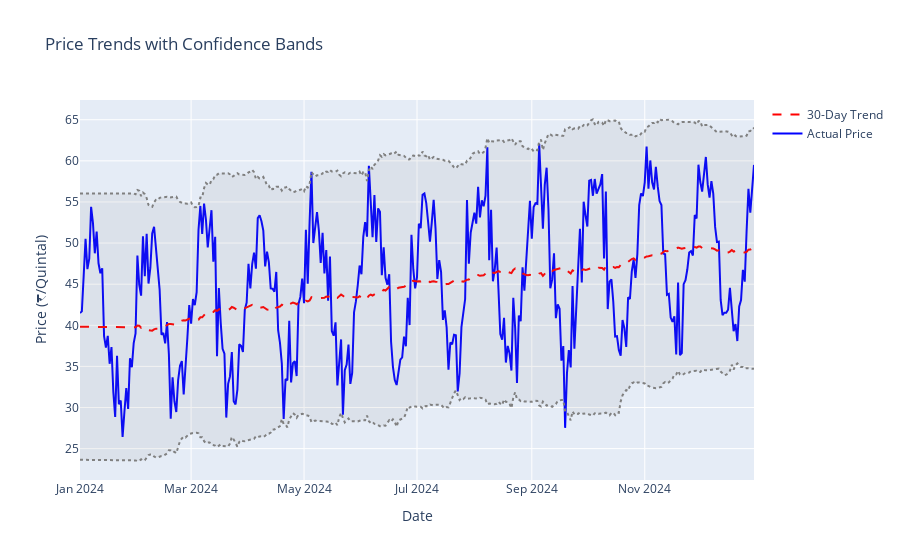
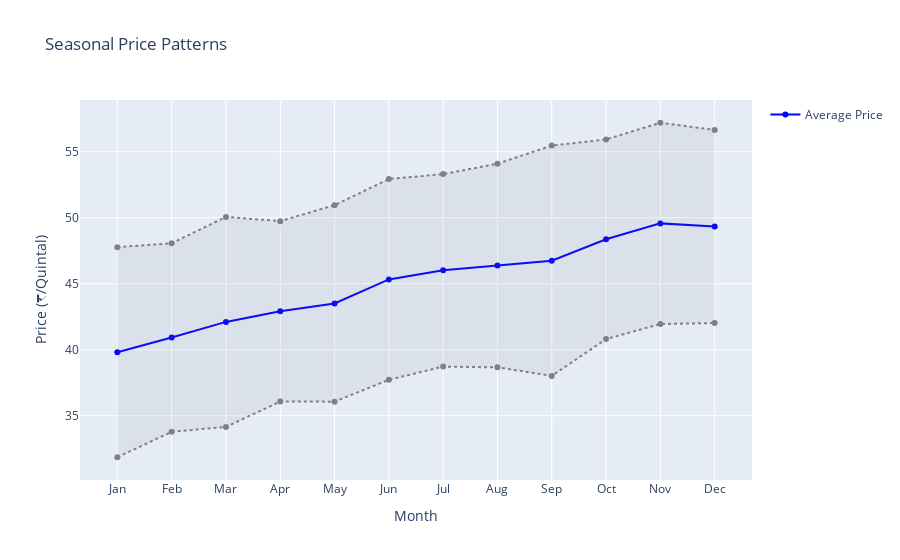
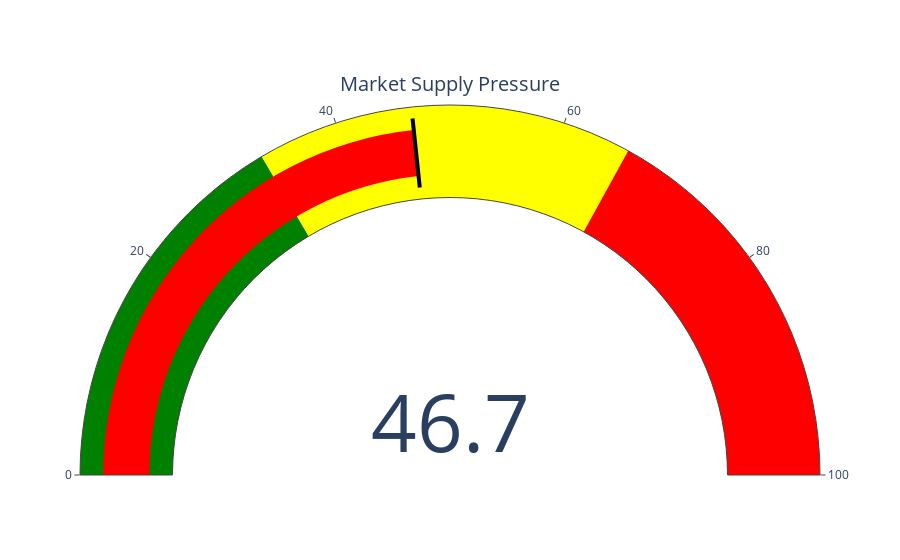

The code cell stored with these charts, in order, in its notebook:
### Code cell
# Interactive Market Analysis Dashboard

def create_market_dashboard(region_data, current_date=None):
    """
    Create interactive visualizations for market analysis
    """
    if current_date is None:
        current_date = region_data['date'].max()
    
    # 1. Price Trends with Confidence Intervals
    fig = go.Figure()
    
    # Historical prices
    fig.add_trace(
        go.Scatter(
            x=region_data['date'],
            y=region_data['price'],
            name='Actual Price',
            line=dict(color='blue')
        )
    )
    
    # Add moving averages
    fig.add_trace(
        go.Scatter(
            x=region_data['date'],
            y=region_data['price_ma_30'],
            name='30-Day Trend',
            line=dict(color='red', dash='dash')
        )
    )
    
    # Add volatility bands
    fig.add_trace(
        go.Scatter(
            x=region_data['date'],
            y=region_data['price_ma_30'] + 2*region_data['price_volatility_30d'],
            name='Upper Volatility Band',
            line=dict(color='gray', dash='dot'),
            showlegend=False
        )
    )
    
    fig.add_trace(
        go.Scatter(
            x=region_data['date'],
            y=region_data['price_ma_30'] - 2*region_data['price_volatility_30d'],
            name='Lower Volatility Band',
            line=dict(color='gray', dash='dot'),
            fill='tonexty',
            fillcolor='rgba(128, 128, 128, 0.1)',
            showlegend=False
        )
    )
    
    fig.update_layout(
        title='Price Trends with Confidence Bands',
        xaxis_title='Date',
        yaxis_title='Price (₹/Quintal)',
        hovermode='x unified'
    )
    
    # 2. Create seasonal pattern visualization
    season_fig = go.Figure()
    
    monthly_stats = region_data.groupby('month').agg({
        'price': ['mean', 'std']
    }).reset_index()
    
    season_fig.add_trace(
        go.Scatter(
            x=monthly_stats['month'],
            y=monthly_stats['price']['mean'],
            name='Average Price',
            line=dict(color='blue')
        )
    )
    
    # Add confidence bands
    season_fig.add_trace(
        go.Scatter(
            x=monthly_stats['month'],
            y=monthly_stats['price']['mean'] + monthly_stats['price']['std'],
            name='Price Range',
            line=dict(color='gray', dash='dot'),
            showlegend=False
        )
    )
    
    season_fig.add_trace(
        go.Scatter(
            x=monthly_stats['month'],
            y=monthly_stats['price']['mean'] - monthly_stats['price']['std'],
            name='Price Range',
            fill='tonexty',
            fillcolor='rgba(128, 128, 128, 0.1)',
            line=dict(color='gray', dash='dot'),
            showlegend=False
        )
    )
    
    season_fig.update_layout(
        title='Seasonal Price Patterns',
        xaxis_title='Month',
        yaxis_title='Price (₹/Quintal)',
        xaxis=dict(tickmode='array', ticktext=['Jan', 'Feb', 'Mar', 'Apr', 'May', 'Jun', 
                                             'Jul', 'Aug', 'Sep', 'Oct', 'Nov', 'Dec'],
                  tickvals=list(range(1, 13)))
    )
    
    # 3. Create supply-demand pressure gauge
    recent_data = region_data[region_data['date'] <= current_date].tail(30)
    supply_pressure = recent_data['supply_pressure'].mean()
    
    gauge_fig = go.Figure(go.Indicator(
        mode="gauge+number",
        value=supply_pressure * 100,
        title={'text': "Market Supply Pressure"},
        gauge={
            'axis': {'range': [0, 100]},
            'bar': {'color': "red"},
            'steps': [
                {'range': [0, 33], 'color': "green"},
                {'range': [33, 66], 'color': "yellow"},
                {'range': [66, 100], 'color': "red"}
            ],
            'threshold': {
                'line': {'color': "black", 'width': 4},
                'thickness': 0.75,
                'value': supply_pressure * 100
            }
        }
    ))
    
    return fig, season_fig, gauge_fig

# Generate and display the dashboard
price_trend_fig, seasonal_fig, pressure_gauge = create_market_dashboard(data)

print("Displaying interactive market analysis dashboard...")
price_trend_fig.show()
seasonal_fig.show()
pressure_gauge.show()

### Figure 1 — Plotly figure (JSON) as saved in the notebook; plotly's stock layout.template omitted (floating-point values rounded to 4 significant figures; data arrays with more than 128 entries replaced by an {"elided": "..."} marker saying what was removed)
{"data": [{"line": {"color": "blue"}, "name": "Actual Price", "type": "scatter", "x": {"elided": "365 str values"}, "y": {"elided": "365 float values"}}, {"line": {"color": "red", "dash": "dash"}, "name": "30-Day Trend", "type": "scatter", "x": {"elided": "365 str values"}, "y": {"elided": "365 float values"}}, {"line": {"color": "gray", "dash": "dot"}, "name": "Upper Volatility Band", "showlegend": false, "type": "scatter", "x": {"elided": "365 str values"}, "y": {"elided": "365 float values"}}, {"fill": "tonexty", "fillcolor": "rgba(128, 128, 128, 0.1)", "line": {"color": "gray", "dash": "dot"}, "name": "Lower Volatility Band", "showlegend": false, "type": "scatter", "x": {"elided": "365 str values"}, "y": {"elided": "365 float values"}}], "layout": {"hovermode": "x unified", "title": {"text": "Price Trends with Confidence Bands"}, "xaxis": {"title": {"text": "Date"}}, "yaxis": {"title": {"text": "Price (₹/Quintal)"}}}}

### Figure 2 — Plotly figure (JSON) as saved in the notebook; plotly's stock layout.template omitted (floating-point values rounded to 4 significant figures)
{"data": [{"line": {"color": "blue"}, "name": "Average Price", "type": "scatter", "x": [1, 2, 3, 4, 5, 6, 7, 8, 9, 10, 11, 12], "y": [39.81, 40.92, 42.11, 42.91, 43.51, 45.33, 46.01, 46.38, 46.74, 48.37, 49.57, 49.34]}, {"line": {"color": "gray", "dash": "dot"}, "name": "Price Range", "showlegend": false, "type": "scatter", "x": [1, 2, 3, 4, 5, 6, 7, 8, 9, 10, 11, 12], "y": [47.77, 48.07, 50.07, 49.75, 50.96, 52.94, 53.31, 54.1, 55.47, 55.94, 57.2, 56.66]}, {"fill": "tonexty", "fillcolor": "rgba(128, 128, 128, 0.1)", "line": {"color": "gray", "dash": "dot"}, "name": "Price Range", "showlegend": false, "type": "scatter", "x": [1, 2, 3, 4, 5, 6, 7, 8, 9, 10, 11, 12], "y": [31.85, 33.78, 34.15, 36.07, 36.06, 37.72, 38.72, 38.66, 38.01, 40.8, 41.95, 42.02]}], "layout": {"title": {"text": "Seasonal Price Patterns"}, "xaxis": {"tickmode": "array", "ticktext": ["Jan", "Feb", "Mar", "Apr", "May", "Jun", "Jul", "Aug", "Sep", "Oct", "Nov", "Dec"], "tickvals": [1, 2, 3, 4, 5, 6, 7, 8, 9, 10, 11, 12], "title": {"text": "Month"}}, "yaxis": {"title": {"text": "Price (₹/Quintal)"}}}}

### Figure 3 — Plotly figure (JSON) as saved in the notebook; plotly's stock layout.template omitted (floating-point values rounded to 4 significant figures)
{"data": [{"gauge": {"axis": {"range": [0, 100]}, "bar": {"color": "red"}, "steps": [{"color": "green", "range": [0, 33]}, {"color": "yellow", "range": [33, 66]}, {"color": "red", "range": [66, 100]}], "threshold": {"line": {"color": "black", "width": 4}, "thickness": 0.75, "value": 46.67}}, "mode": "gauge+number", "title": {"text": "Market Supply Pressure"}, "type": "indicator", "value": 46.67}], "layout": {}}
